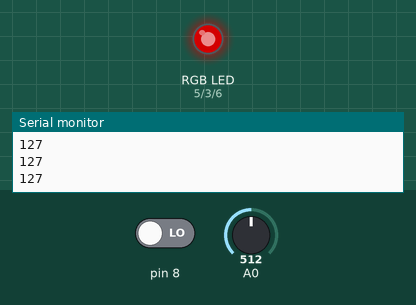
The sketch below on a simulated Arduino Uno, built with avr-gcc and run on an emulated ATmega328P. Shown: an RGB LED mixed from three pins (HIGH = lit), the last lines printed to the serial monitor. Dashed ring = blinking. The inputs (shaded band) are chosen by the test bench; at power-on: pin 8 LOW, A0 = 512. Dim RGB values are drawn brighter than linear.

Above: at 1.2 s.
1.3 s: pin 8 driven HIGH
At 1.7 s:
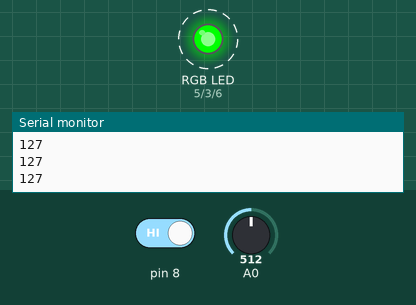
4.3 s: A0 set to 0
7.3 s: pin 8 driven LOW
8.8 s: A0 set to 122
At 9.2 s:
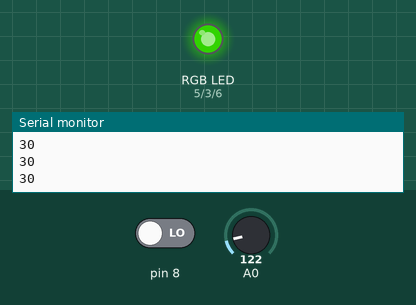
10.3 s: A0 set to 306
At 11.5 s:
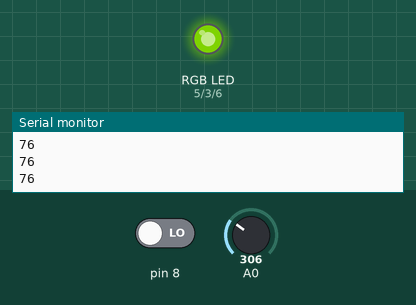
11.8 s: pin 8 driven HIGH
At 12.2 s:
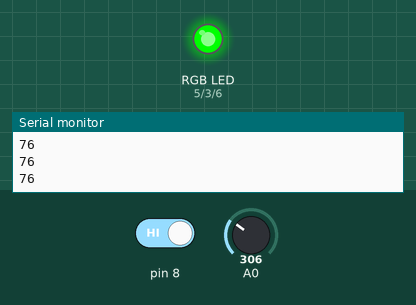
Timing chart, 0 to 21.9 s (numbered marks = the images above; inputs shaded):
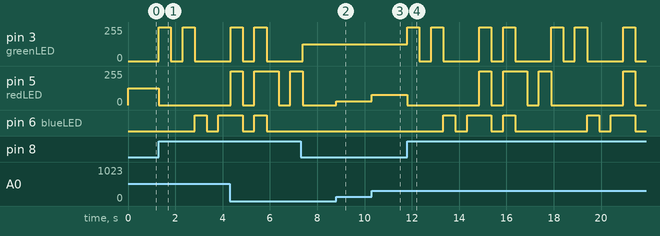

The sketch:

potentiometer.ino
```cpp
const int redLED = 5;
const int greenLED = 3;
const int blueLED = 6;
int colorMode, red, green, blue;

void setup() {
  // put your setup code here, to run once:
  Serial.begin(9600);
  pinMode(8,INPUT);
  pinMode(redLED,OUTPUT);
  pinMode(greenLED,OUTPUT);
  pinMode(blueLED,OUTPUT);
  colorMode = redLED;
  red = 0;
  green = 0;
  blue = 0;
  }

void loop() {
  // put your main code here, to run repeatedly:
  int value = analogRead(0);
  value = map(value, 0, 1023, 0, 255);
  if (colorMode == redLED){
    red = value;
  } else if (colorMode == greenLED){
    green = value;
  } else if (colorMode == blueLED) {
    blue = value;
  } else {
    //nothing happens here
  }
  shine(red, green, blue);
  Serial.println(value);
  if (digitalRead(8)==HIGH) {
    colorMode = changeColor(colorMode);
  }
  delay(20);
}

int changeColor(int colorMode) {
  if (colorMode==redLED){
    colorMode=greenLED;
    blink(0, 255, 0);
  } else if (colorMode==greenLED){
    colorMode=blueLED;
    blink(0, 0, 255);
  } else if (colorMode == blueLED){
    colorMode=0;
    blink(255, 255, 255);
  } else {
    colorMode=redLED;
    blink(255, 0, 0);
  }
  delay(500);
  return colorMode;
}

void blink(int red, int green, int blue) {
  shine(red, green, blue);
  delay(500);
  shine(0, 0, 0);
  delay(500);
  shine(red, green, blue);
  return;
}

void shine(int red, int green, int blue){
  analogWrite(redLED, red);
  analogWrite(greenLED, green);
  analogWrite(blueLED, blue);
  return;
}
```

Measured:
- after the input at 1.3 s, pin 3 (greenLED): alternates 255/255 for 0.51 s and 0/255 for 0.50 s, 4 changes in all, then stays 0/255, starting at once; pin 5 (redLED): 127/255 → 0/255 at once; pin 6 (blueLED): LOW → HIGH after 1.5 s, → LOW 0.50 s later, → HIGH 0.50 s later
- after the input at 8.8 s, pin 5 (redLED): 0/255 → 30/255 at once
- after the input at 10.3 s, pin 5 (redLED): 30/255 → 76/255 at once
- after the input at 11.8 s, pin 3 (greenLED): 127/255 → 255/255 at once, then repeats every 3.0 s: 0/255 0.50 s, 255/255 0.52 s, 0/255 1.5 s, 255/255 0.50 s; pin 5 (redLED): 76/255 → 0/255 at once, → 255/255 3.0 s later, → 0/255 0.50 s later, → 255/255 0.50 s later, … (9 changes in this stretch)
